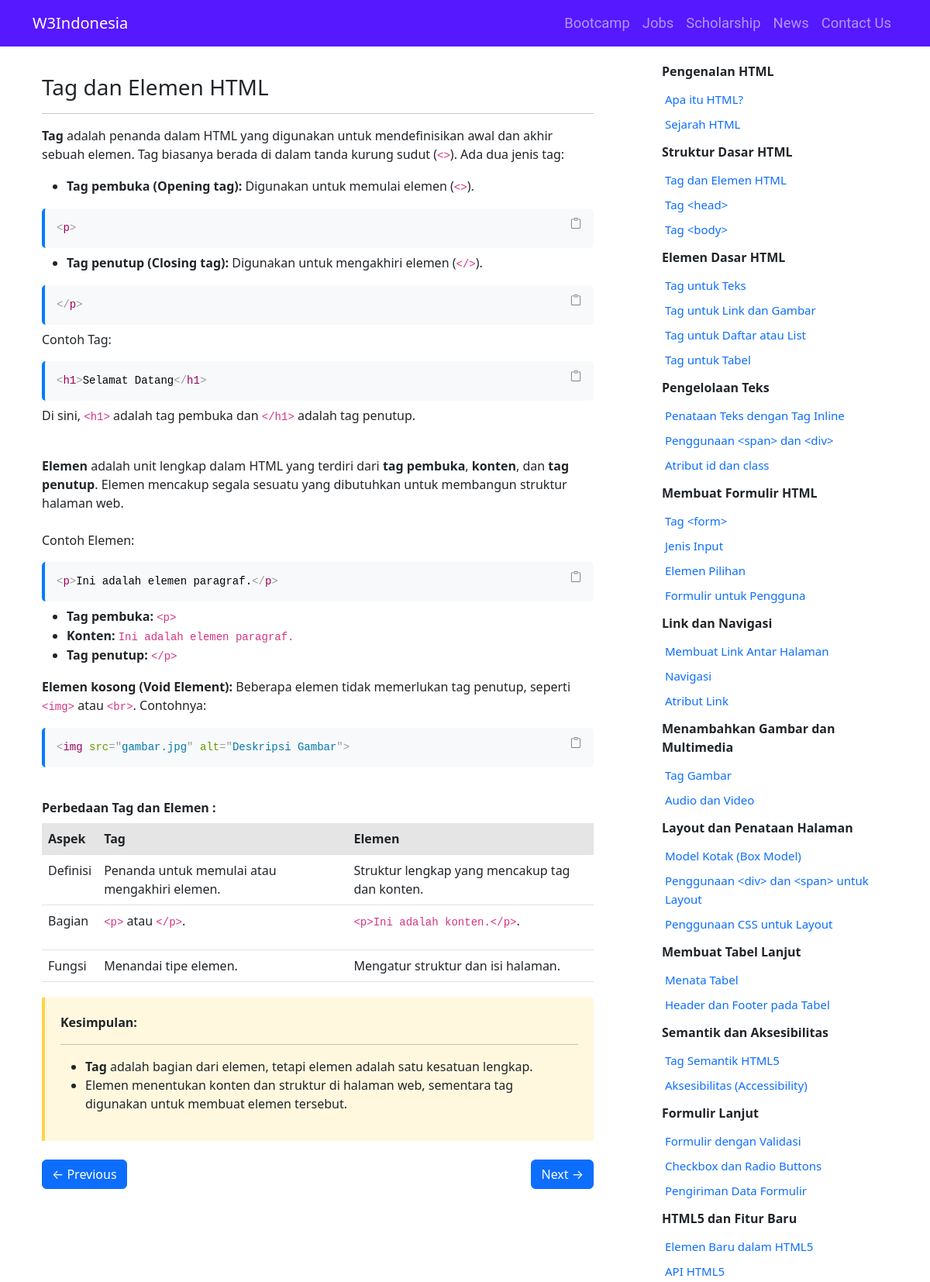
The page /tutorial/html/struktur-dasar-html/tag-dan-elemen-html/ (upper part) on the database its author committed.
### tutorial/models.py (models this page shows, shortened)
class Article(models.Model):
    STATUS_CHOICES = [
        ('draft', 'Draft'),
        ('publish', 'Publish'),
    ]
    category = models.ForeignKey(Category, related_name='articles', on_delete=models.CASCADE, null=True, blank=True)
    subcategory = models.ForeignKey(Subcategory, related_name='articles', on_delete=models.CASCADE)
    title = models.CharField(max_length=255, validators=[validate_unicode])
    slug = models.SlugField(max_length=100, validators=[validate_unicode])
    content = RichTextField()
    created_at = models.DateTimeField(auto_now_add=True)
    updated_at = models.DateTimeField(auto_now=True)
    order = models.IntegerField(default=0)
    status = models.CharField(max_length=10, choices=STATUS_CHOICES, default='draft')
    def __init__(self, *args, **kwargs):
        super().__init__(*args, **kwargs)
        self.__original_title = self.title
    class Meta:
        constraints = [
            UniqueConstraint(fields=['subcategory', 'slug'], name='unique_slug_in_subcategory')
        ]

class Subcategory(models.Model):
    category = models.ForeignKey(Category, related_name='subcategories', on_delete=models.CASCADE)
    name = models.CharField(max_length=255, validators=[validate_unicode])
    slug = models.SlugField(unique=False, max_length=100, validators=[validate_unicode])
    order = models.PositiveIntegerField(default=0)
    def __init__(self, *args, **kwargs):
        super().__init__(*args, **kwargs)
        self.__original_name = self.name
    class Meta:
        unique_together = ('slug', 'category')

### tutorial/views.py (the view)
# urls.py: path('<slug:category_slug>/<slug:subcategory_slug>/<slug:article_slug>/', views.article_detail, name='article_detail'),
def article_detail(request, category_slug, subcategory_slug, article_slug):
    article = get_object_or_404(
        Article,
        slug=article_slug,
        subcategory__slug=subcategory_slug,
        subcategory__category__slug=category_slug
    )
    if article.status != 'publish':
        raise Http404("Artikel tidak ditemukan atau masih dalam status draft.")
    category = get_object_or_404(Category, slug=category_slug)
    subcategory = get_object_or_404(Subcategory, slug=subcategory_slug, category=category)
    subcategories = Subcategory.objects.filter(category=category).order_by('order')
    articles_in_subcategory = Article.objects.filter(subcategory=subcategory).order_by('order')
    previous_article = (
        articles_in_subcategory
        .filter(order__lt=article.order)
        .order_by('-order')
        .first()
    )
    if not previous_article:
        previous_subcategory = subcategories.filter(order__lt=subcategory.order).last()
        if previous_subcategory:
            previous_article = previous_subcategory.articles.order_by('-order').first()
    next_article = (
        articles_in_subcategory
        .filter(order__gt=article.order)
        .order_by('order')
        .first()
    )
    if not next_article:
        next_subcategory = subcategories.filter(order__gt=subcategory.order).first()
        if next_subcategory:
            next_article = next_subcategory.articles.order_by('order').first()
    return render(request, 'tutorial/article_detail.html', {
        'article': article,
        'previous_article': previous_article,
        'next_article': next_article,
        'subcategory': subcategory,
        'subcategories': subcategories,
    })

### templates/tutorial/article_detail.html (shortened to what this page needs)
{% extends 'base.html' %}
{% block navbar %}
    <nav class="navbar navbar-expand-lg bg-navbar navbar-dark fixed-top">
        <div class="container">
            <a class="navbar-brand mx-auto" href="/">W3Indonesia</a>
            <div class="collapse navbar-collapse" id="navbarNav">
                <ul class="navbar-nav ms-auto">
                    <li class="nav-item">
                        <a class="nav-link" href="/bootcamp/">Bootcamp</a>
                    </li>
                    <li class="nav-item">
                        <a class="nav-link" href="/jobs/">Jobs</a>
                    </li>
                    <li class="nav-item">
                        <a class="nav-link" href="/scholarship/">Scholarship</a>
                    </li>
                    <li class="nav-item">
                        <a class="nav-link" href="/news/">News</a>
                    </li>
                    <li class="nav-item">
                        <a class="nav-link" href="/contact/">Contact Us</a>
                    </li>
                </ul>
            </div>
        </div>
    </nav>
{% endblock %}
{% block content %}
<div class="container mt-4 py-5">
    <div class="row">
        <div class="col-md-8 p-4">
            <h3>{{ article.title }}</h3>
            <hr>
            <div id="tutorial-content">
                {{ article.content|safe }}
            </div>
            <div class="d-flex justify-content-between mt-4">
                {% if previous_article %}
                    <a href="{% url 'tutorial:article_detail' category_slug=previous_article.subcategory.category.slug subcategory_slug=previous_article.subcategory.slug article_slug=previous_article.slug %}" class="btn btn-primary fixed-width-button">
                        &larr; Previous
                    </a>
                {% else %}
                    <a href="{% url 'home' %}" class="btn btn-primary fixed-width-button">
                        &larr; Home
                    </a>
                {% endif %}
                {% if next_article %}
                    <a href="{% url 'tutorial:article_detail' category_slug=next_article.subcategory.category.slug subcategory_slug=next_article.subcategory.slug article_slug=next_article.slug %}" class="btn btn-primary fixed-width-button">
                        Next &rarr;
                    </a>
                {% else %}
                    <button class="btn btn-primary fixed-width-button" disabled>Next &rarr;</button>
                {% endif %}
            </div>
        </div>
        <div class="col-md-4 d-none d-md-block ps-5">
            <div class="position-sticky" style="top: 70px; max-height: calc(100vh - 70px); overflow-y: auto; overflow-x: hidden;">
                <ul class="list-group list-group-flush" id="sidebar">
                    {% for sub in subcategories %}
                        <li class="list-group-item border-0">
                            <strong>{{ sub.name }}</strong>
                        </li>
                        {% for article in sub.articles.all %}
                            <li type="button" class="list-group-item list-group-item-action sidebar-list border-0 ms-3 p-1">
                                <a href="{% url 'tutorial:article_detail' category_slug=sub.category.slug subcategory_slug=sub.slug article_slug=article.slug %}"
                                   class="text-decoration-none" style="font-size: 15px;">
                                    {{ article.title }}
                                </a>
                            </li>
                        {% empty %}
                            <li class="list-group-item ms-3 border-0 ms-3 p-1">No articles available in this subcategory.</li>
                        {% endfor %}
                    {% empty %}
                        <li class="list-group-item border-0 ms-3 p-1">No subcategories available.</li>
                    {% endfor %}
                </ul>
            </div>
        </div>
    </div>
</div>
{% endblock %}

### static/css/style.css (style rules this page uses)
#tutorial-content pre { position: relative; border-left: 4px solid #007bff; padding-left: 10px; margin-left: 0; background-color: #f8f9fa; border-radius: 4px; }
.bd-callout { padding: 1.25rem; margin-top: 1.25rem; margin-bottom: 1.25rem; background-color: #fff8df; border-left: 0.25rem solid #ffd445; }
html, body { height: 100%; margin: 0; display: grid; grid-template-rows: 1fr auto; }
.bg-navbar { background-color: #6918ff; }
#tutorial-content pre { display: block; max-width: 100%; overflow-x: auto; white-space: pre-wrap; word-break: break-word; background-color: #f8f9fa; padding: 15px; border-radius: 5px; font-size: 14px; line-height: 1.5; box-sizing: border-box; }
#tutorial-content pre code { white-space: pre-wrap; word-wrap: break-word; }
.bg-navbar { background-color: #5618ff; }
.navbar-nav .nav-link { font-family: "Roboto", sans-serif; font-size: 1.15rem; }
.col-md-4 { display: flex; flex-direction: column; }

### rows shown on the page
Article: title "Tag dan Elemen HTML", content "Tag adalah penanda dalam HTML yang digunakan untuk mendefinisikan awal dan akhir sebuah elemen. Tag biasanya berada di dalam tanda kurung sudut ( <> ). Ada dua jenis tag: Tag pembuka (Opening tag): Digunakan untuk memulai elemen ( <> ). Tag penutup (Closing tag): Digunakan untuk mengakhiri elemen ( </> ). Contoh Tag: Di sini, <h1> adalah tag pembuka dan </h1> adalah tag penutup. Elemen adalah unit lengkap dalam HTML yang terdiri dari tag pembuka , konten , dan tag penutup . Elemen mencakup segala sesuatu yang dibutuhkan untuk membangun struktur halaman web. Contoh Elemen: Tag pembuka: <p> Konten: Ini adalah elemen paragraf. Tag penutup: </p> Elemen kosong (Void Element): Beberapa elemen…"
Subcategory: name "Pengenalan HTML"
Article: title "Apa itu HTML?"
Article: title "Sejarah HTML"
Subcategory: name "Struktur Dasar HTML"
Article: title "Tag <head>"
Article: title "Tag <body>"
Subcategory: name "Elemen Dasar HTML"
Article: title "Tag untuk Teks"
Article: title "Tag untuk Link dan Gambar"
Article: title "Tag untuk Daftar atau List"
Article: title "Tag untuk Tabel"
Subcategory: name "Pengelolaan Teks"
Article: title "Penataan Teks dengan Tag Inline"
Article: title "Penggunaan <span> dan <div>"
Article: title "Atribut id dan class"
Subcategory: name "Membuat Formulir HTML"
Article: title "Tag <form>"
Article: title "Jenis Input"
Article: title "Elemen Pilihan"
Article: title "Formulir untuk Pengguna"
Subcategory: name "Link dan Navigasi"
Article: title "Membuat Link Antar Halaman"
Article: title "Navigasi"
Article: title "Atribut Link"
Subcategory: name "Menambahkan Gambar dan Multimedia"
Article: title "Tag Gambar"
Article: title "Audio dan Video"
Subcategory: name "Layout dan Penataan Halaman"
Article: title "Model Kotak (Box Model)"
Article: title "Penggunaan <div> dan <span> untuk Layout"
Article: title "Penggunaan CSS untuk Layout"
Subcategory: name "Membuat Tabel Lanjut"
Article: title "Menata Tabel"
Article: title "Header dan Footer pada Tabel"
Subcategory: name "Semantik dan Aksesibilitas"
Article: title "Tag Semantik HTML5"
Article: title "Aksesibilitas (Accessibility)"
Subcategory: name "Formulir Lanjut"
Article: title "Formulir dengan Validasi"
Article: title "Checkbox dan Radio Buttons"
Article: title "Pengiriman Data Formulir"
Subcategory: name "HTML5 dan Fitur Baru"
Article: title "Elemen Baru dalam HTML5"
Article: title "API HTML5"
